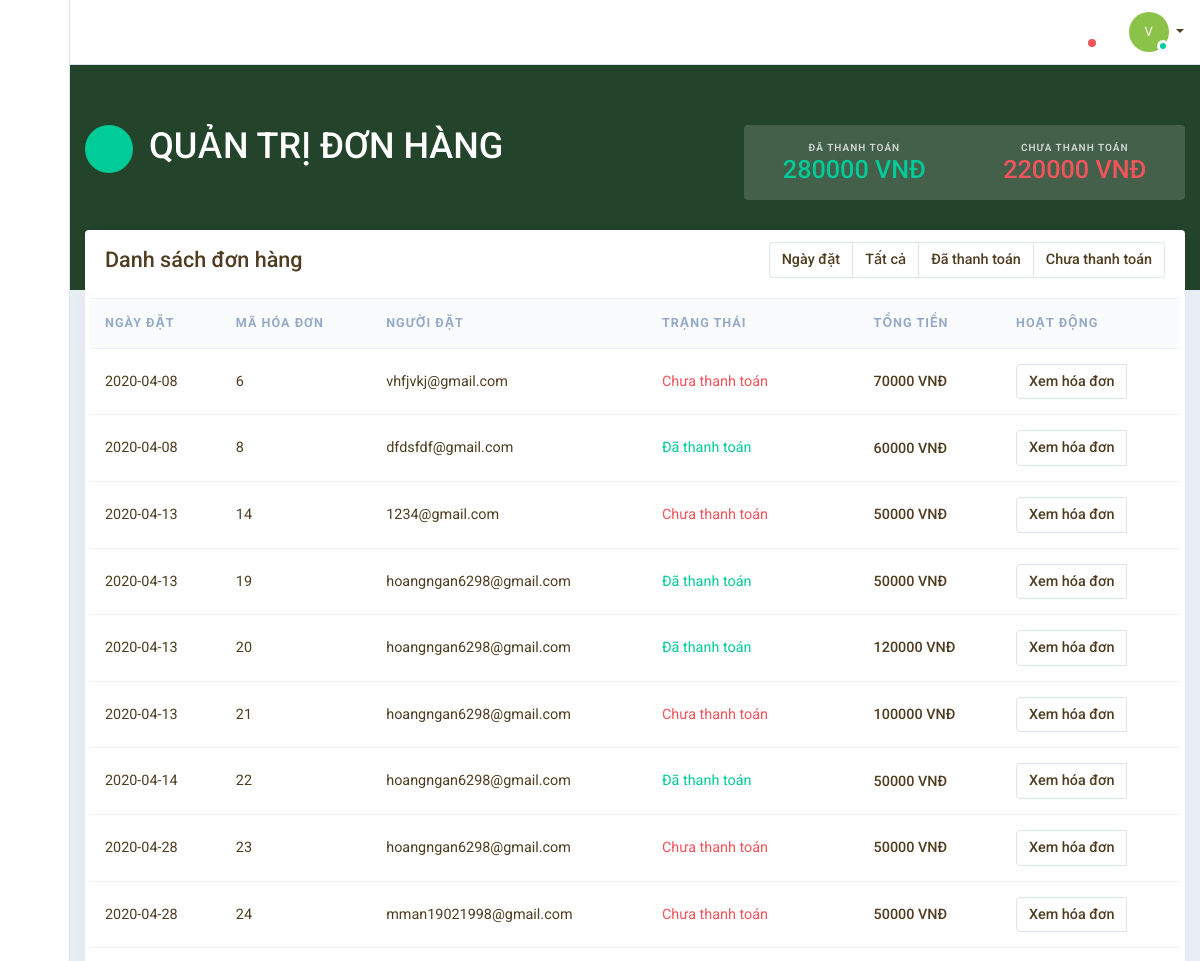
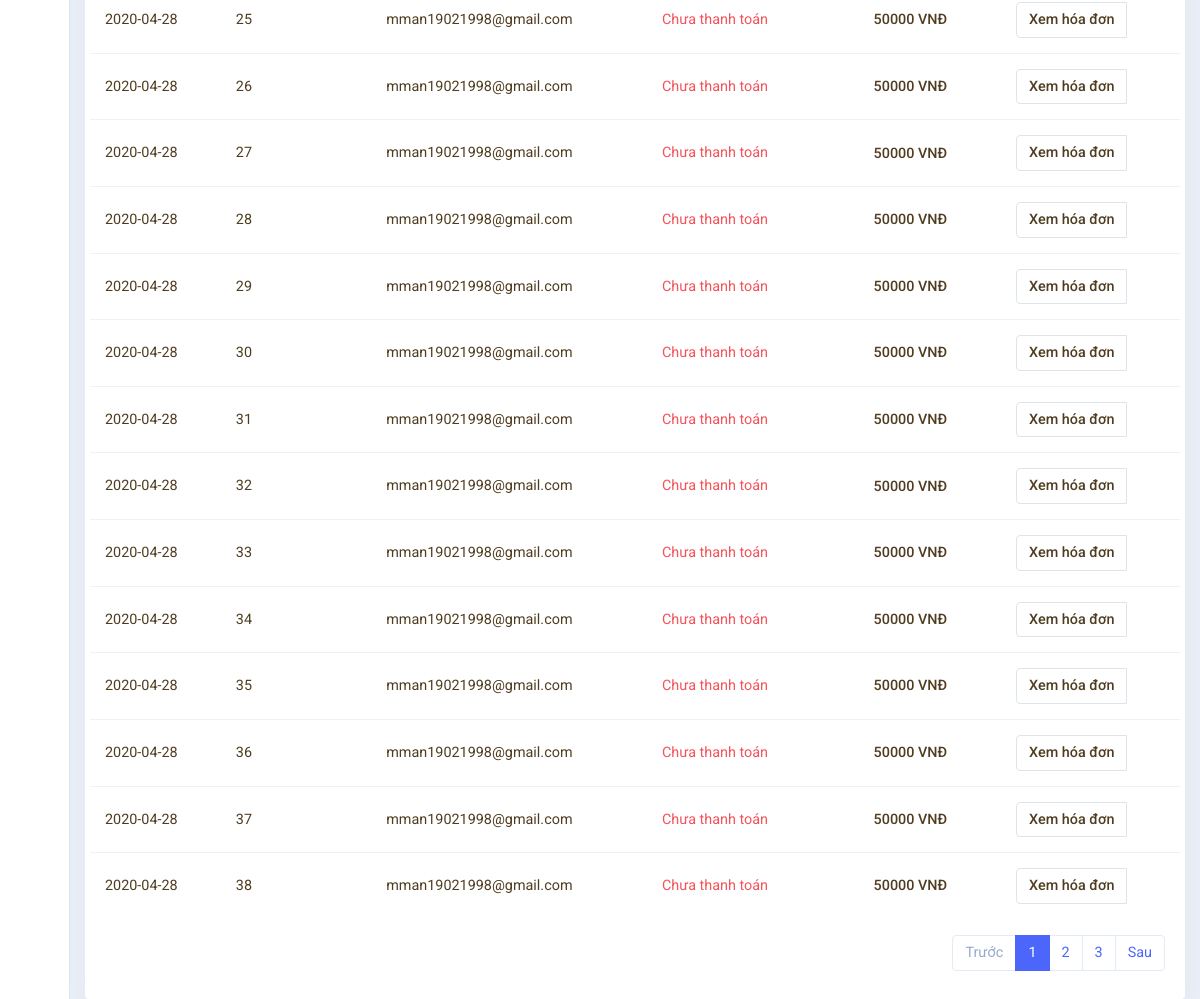
Screenshot of /index.php/admin/quan_tri_don_hang with the database file from the repository (2 pictures, top to bottom).
### tables this page shows
CREATE TABLE `tbl_don_hang` (
  `id` int(11) NOT NULL,
  `id_kh` int(11) NOT NULL,
  `ngay_tao` timestamp NOT NULL DEFAULT current_timestamp(),
  `trang_thai` varchar(100) NOT NULL
);

CREATE TABLE `tbl_khach_hang` (
  `id` int(11) NOT NULL,
  `ten_kh` varchar(100) NOT NULL,
  `thanh_pho` varchar(100) DEFAULT NULL,
  `quan` varchar(100) DEFAULT NULL,
  `email` varchar(30) NOT NULL,
  `SDT` int(11) DEFAULT NULL,
  `ngay_tao` timestamp NULL DEFAULT current_timestamp(),
  `nguoi_tao` varchar(100) DEFAULT NULL,
  `ngay_sua` datetime DEFAULT NULL,
  `nguoi_sua` varchar(100) DEFAULT NULL,
  `anh_minh_hoa` text DEFAULT NULL,
  `ngaysinh` date NOT NULL,
  `gioi_tinh` varchar(50) NOT NULL
);

### application/controllers/admin/Quan_tri_don_hang.php (called while the page is built, shortened)
<?php
class Quan_tri_don_hang extends CI_Controller {
	public function index()
	{
		$this->load->database();
		$this->load->helper('url');
		$this->load->model('don_hang');
		$data['tieu_de'] ="Quản trị đơn hàng";
		$this->load->view('admin/header',$data);
		$data['don_hang'] = $this->don_hang->lay_don_hang();
		$data['da_thanh_toan']= $this->don_hang->da_thanh_toan();
		$data['chua_thanh_toan']= $this->don_hang->chua_thanh_toan();
		$this->load->view('admin/quan_tri_don_hang', $data);
	}
}

### index.php (called while the page is built, shortened)
<?php
require_once BASEPATH.'core/CodeIgniter.php';

### application/models/don_hang.php (called while the page is built, shortened)
<?php
Class don_hang extends CI_Model {
	public function lay_don_hang()
	{
		$query = $this->db->query("
			SELECT tbl_khach_hang.email as email, tbl_don_hang.id as id, date(tbl_don_hang.ngay_tao) as ngay_tao, SUM(tbl_don_hang_chi_tiet.price) as tong_tien, tbl_don_hang.trang_thai
			FROM tbl_don_hang, tbl_khach_hang, tbl_don_hang_chi_tiet
			WHERE tbl_don_hang.id_kh = tbl_khach_hang.id AND tbl_don_hang.id = tbl_don_hang_chi_tiet.ma_don
			GROUP BY tbl_don_hang.id
		");
		return $query->result();
	}
	public function da_thanh_toan()
	{
		$query = $this->db->query("
		SELECT SUM(tbl_don_hang_chi_tiet.price) as tong_tien
		FROM tbl_don_hang, tbl_don_hang_chi_tiet
		WHERE tbl_don_hang.id = tbl_don_hang_chi_tiet.ma_don AND tbl_don_hang.trang_thai='Đã thanh toán'
		");
		return $query->result();
	}
	public function chua_thanh_toan()
	{
		$query = $this->db->query("
		SELECT SUM(tbl_don_hang_chi_tiet.price) as tong_tien
		FROM tbl_don_hang, tbl_don_hang_chi_tiet
		WHERE tbl_don_hang.id = tbl_don_hang_chi_tiet.ma_don AND tbl_don_hang.trang_thai='Chưa thanh toán'
		");
		return $query->result();
	}
}
;?>

### application/views/admin/quan_tri_don_hang.php (the view, shortened to what this page needs)
    <section class="admin-content ">
        <div class="bg-dark m-b-30">
            <div class="container">
                <div class="row p-b-60 p-t-60">
                    <div class="col-md-6 text-white p-b-30">
                        <div class="media">
                            <div class="avatar avatar mr-3">
                                <div class="avatar-title bg-success rounded-circle mdi mdi-currency-usd  ">
                                </div>
                            </div>
                            <div class="media-body">
                                <h1>QUẢN TRỊ ĐƠN HÀNG </h1>
                            </div>
                        </div>
                    </div>
                    <div class="col-md-5 text-center m-b-30 ml-auto">
                        <div class="rounded text-white bg-white-translucent">
                            <div class="p-all-15">
                                <div class="row">
                                <?php foreach ($da_thanh_toan as $row) {
                                                ;?>
                                    <div class="col-md-6 my-2 m-md-0">
                                        <div class="text-overline    opacity-75">Đã thanh toán</div>
                                        <h3 class="m-0 text-success"><?=$row->tong_tien?> VNĐ</h3>
                                    </div>
                                     <?php
                            }
                            ;?>
                                 <?php foreach ($chua_thanh_toan as $row) {
                                                ;?>
                                    <div class="col-md-6 my-2 m-md-0">
                                        <div class="text-overline    opacity-75">Chưa thanh toán</div>
                                        <h3 class="m-0 text-danger"><?=$row->tong_tien?> VNĐ</h3>
                                    </div>
                                    <?php
                            }
                            ;?>
                                </div>
                            </div>
                        </div>
                    </div>
                </div>
            </div>
        </div>
        <div class="pull-up">
            <div class="container">
                <div class="row">
                    <div class="col-md-12">
                        <div class="card">
                            <div class="card-body">
                                <div class="row m-b-20">
                                    <div class="col-md-6 my-auto">
                                        <h4 class="m-0">Danh sách đơn hàng</h4>
                                    </div>
                                    <div class="col-md-6 text-right my-auto">
                                        <div class="btn-group" role="group" aria-label="Basic example">
                                            <button type="button" class="btn btn-white shadow-none js-datepicker"> Ngày đặt
                                            </button>
                                            <button type="button" class="btn btn-white shadow-none">Tất cả</button>
                                            <button type="button" class="btn btn-white shadow-none">Đã thanh toán</button>
                                            <button type="button" class="btn btn-white shadow-none">Chưa thanh toán</button>
                                        </div>
                                    </div>
                                </div>
                                <div class="row ">
                                    <div class="col-md-12 p-0">
                                        <div class="table-responsive">
                                            <table class="table table-hover">
                                                <thead class="">
                                                <tr>
                                                    <th scope="col">Ngày đặt</th>
                                                    <th scope="col">Mã hóa đơn</th>
                                                    <th scope="col">Người đặt</th>
                                                    <th scope="col">Trạng thái</th>
                                                    <th scope="col"></th>
                                                    <th scope="col">Tổng tiền</th>
                                                    <th scope="col">Hoạt động</th>
                                                </tr>
                                                </thead>
                                                <tbody>
                                                 <?php foreach ($don_hang as $row) {
                                                ;?>
                                                <tr>
                                                    <td class="align-middle"><?=$row->ngay_tao;?></td>
                                                    <td class="align-middle"><?=$row->id;?></td>
                                                    <td class="align-middle"><?=$row->email;?></td>
                                                    <?php $trang_thai = $row->trang_thai;
                                                        if($trang_thai == "Đã thanh toán") {
                                                        echo '<td class="align-middle"><span class=" text-success"><i
                                                                class="mdi mdi-check-circle "></i> Đã thanh toán</span></td>';
                                                    }
                                                    else {
                                                    echo '<td class="align-middle"><span class=" text-danger"><i
                                                                class="mdi mdi-check-circle "></i> Chưa thanh toán</span></td>';
                                                    }?>
                                                    <td class="align-middle" class="btn btn-white">
                                                    <td class="align-middle"><h6 class=" m-0"><?=$row->tong_tien;?> VNĐ</h6></td>
                                                    <td class="align-middle">
                                                        <div class="input-group ">
                                                            <div class="input-group-prepend">
                                                                <a href='<?=base_url();?>admin/quan_tri_don_hang/hien_thi_don_hang_chi_tiet/<?=$row->id;?>' class='btn btn-white'>Xem hóa đơn</a>
                                                            </div>
                                                        </div>
                                                    </td>
                                                </tr>
                                                <?php
                            }
                            ;?>
                                                </tbody>
                                            </table>
                                        </div>
                                    </div>
                                    <div class="col-auto ml-auto">
                                        <div>
                                            <nav class="">
                                                <ul class="pagination">
                                                    <li class="page-item disabled">
                                                        <a class="page-link" href="#" tabindex="-1">Trước</a>
                                                    </li>
                                                    <li class="page-item active"><a class="page-link" href="#">1</a>
                                                    </li>
                                                    <li class="page-item ">
                                                        <a class="page-link" href="#">2 </a>
                                                    </li>
                                                    <li class="page-item"><a class="page-link" href="#">3</a></li>
                                                    <li class="page-item">
                                                        <a class="page-link" href="#">Sau</a>
                                                    </li>
                                                </ul>
                                            </nav>
                                        </div>
                                    </div>
                                </div>
                            </div>
                        </div>
                    </div>
                </div>
            </div>
        </div>
    </section>
</main>
</body>
</html>

### rows the page displays
tbl_don_hang: ngay_tao "2020-04-08", id "6", tbl_khach_hang.email "vhfjvkj@gmail.com", trang_thai "Chưa thanh toán", tong_tien "70000"
tbl_don_hang: ngay_tao "2020-04-08", id "8", tbl_khach_hang.email "dfdsfdf@gmail.com", trang_thai "Đã thanh toán", tong_tien "60000"
tbl_don_hang: ngay_tao "2020-04-13", id "14", tbl_khach_hang.email "1234@gmail.com", trang_thai "Chưa thanh toán", tong_tien "50000"
tbl_don_hang: ngay_tao "2020-04-13", id "19", tbl_khach_hang.email "hoangngan6298@gmail.com", trang_thai "Đã thanh toán", tong_tien "50000"
tbl_don_hang: ngay_tao "2020-04-13", id "20", tbl_khach_hang.email "hoangngan6298@gmail.com", trang_thai "Đã thanh toán", tong_tien "120000"
tbl_don_hang: ngay_tao "2020-04-13", id "21", tbl_khach_hang.email "hoangngan6298@gmail.com", trang_thai "Chưa thanh toán", tong_tien "100000"
tbl_don_hang: ngay_tao "2020-04-14", id "22", tbl_khach_hang.email "hoangngan6298@gmail.com", trang_thai "Đã thanh toán", tong_tien "50000"
tbl_don_hang: ngay_tao "2020-04-28", id "23", tbl_khach_hang.email "hoangngan6298@gmail.com", trang_thai "Chưa thanh toán", tong_tien "50000"
tbl_don_hang: ngay_tao "2020-04-28", id "24", tbl_khach_hang.email "mman19021998@gmail.com", trang_thai "Chưa thanh toán", tong_tien "50000"
tbl_don_hang: ngay_tao "2020-04-28", id "25", tbl_khach_hang.email "mman19021998@gmail.com", trang_thai "Chưa thanh toán", tong_tien "50000"
tbl_don_hang: ngay_tao "2020-04-28", id "26", tbl_khach_hang.email "mman19021998@gmail.com", trang_thai "Chưa thanh toán", tong_tien "50000"
tbl_don_hang: ngay_tao "2020-04-28", id "27", tbl_khach_hang.email "mman19021998@gmail.com", trang_thai "Chưa thanh toán", tong_tien "50000"
tbl_don_hang: ngay_tao "2020-04-28", id "28", tbl_khach_hang.email "mman19021998@gmail.com", trang_thai "Chưa thanh toán", tong_tien "50000"
tbl_don_hang: ngay_tao "2020-04-28", id "29", tbl_khach_hang.email "mman19021998@gmail.com", trang_thai "Chưa thanh toán", tong_tien "50000"
tbl_don_hang: ngay_tao "2020-04-28", id "30", tbl_khach_hang.email "mman19021998@gmail.com", trang_thai "Chưa thanh toán", tong_tien "50000"
tbl_don_hang: ngay_tao "2020-04-28", id "31", tbl_khach_hang.email "mman19021998@gmail.com", trang_thai "Chưa thanh toán", tong_tien "50000"
tbl_don_hang: ngay_tao "2020-04-28", id "32", tbl_khach_hang.email "mman19021998@gmail.com", trang_thai "Chưa thanh toán", tong_tien "50000"
tbl_don_hang: ngay_tao "2020-04-28", id "33", tbl_khach_hang.email "mman19021998@gmail.com", trang_thai "Chưa thanh toán", tong_tien "50000"
tbl_don_hang: ngay_tao "2020-04-28", id "34", tbl_khach_hang.email "mman19021998@gmail.com", trang_thai "Chưa thanh toán", tong_tien "50000"
tbl_don_hang: ngay_tao "2020-04-28", id "35", tbl_khach_hang.email "mman19021998@gmail.com", trang_thai "Chưa thanh toán", tong_tien "50000"
tbl_don_hang: ngay_tao "2020-04-28", id "36", tbl_khach_hang.email "mman19021998@gmail.com", trang_thai "Chưa thanh toán", tong_tien "50000"
tbl_don_hang: ngay_tao "2020-04-28", id "37", tbl_khach_hang.email "mman19021998@gmail.com", trang_thai "Chưa thanh toán", tong_tien "50000"
tbl_don_hang: ngay_tao "2020-04-28", id "38", tbl_khach_hang.email "mman19021998@gmail.com", trang_thai "Chưa thanh toán", tong_tien "50000"

### other values shown
$row->tong_tien "280000"
$row->tong_tien "220000"
